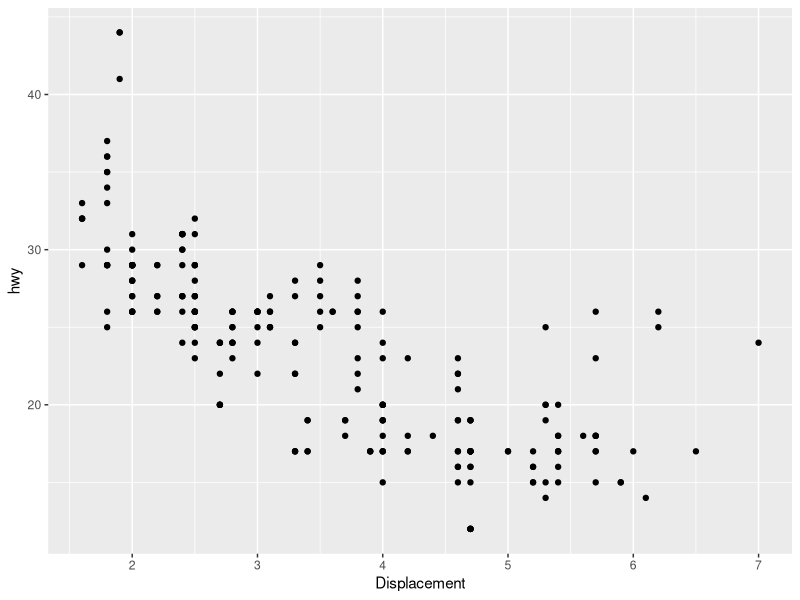
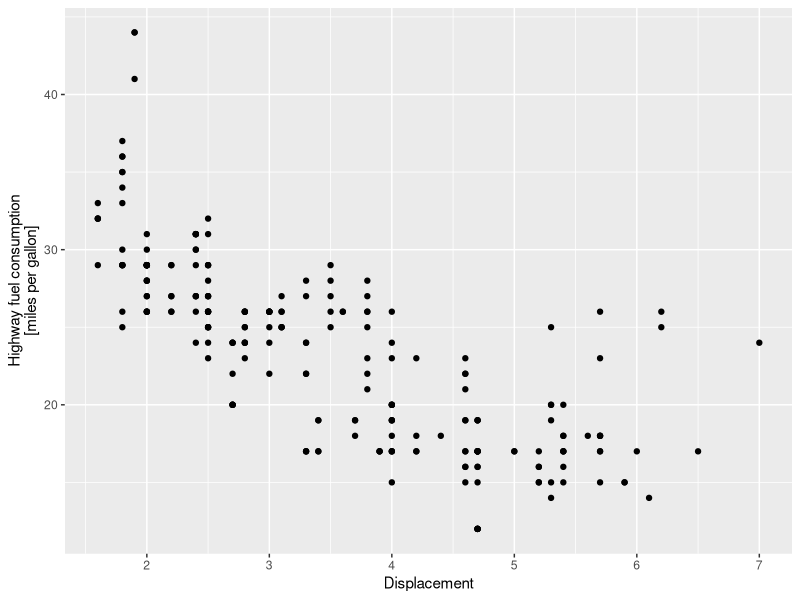
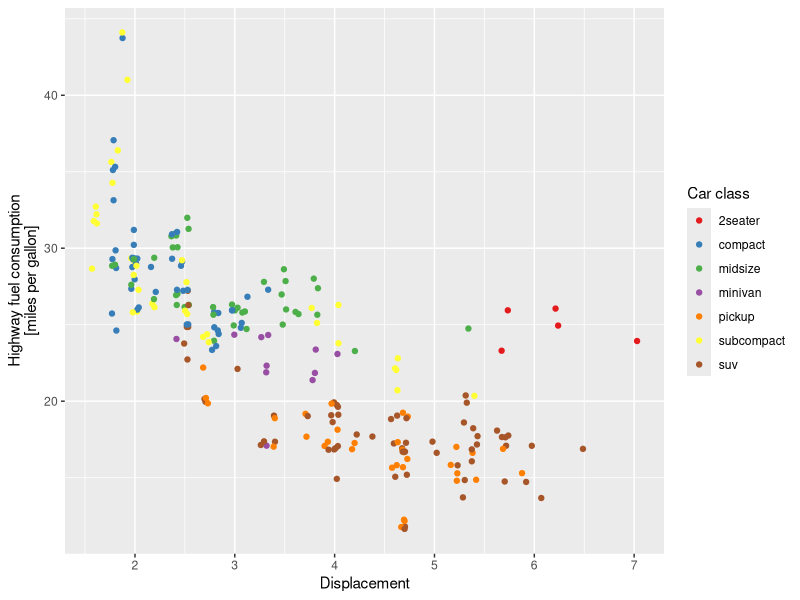
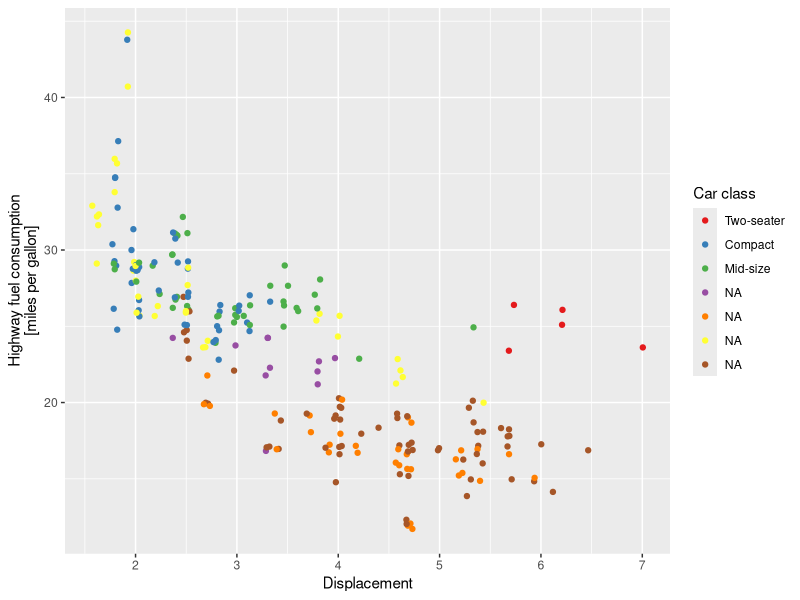
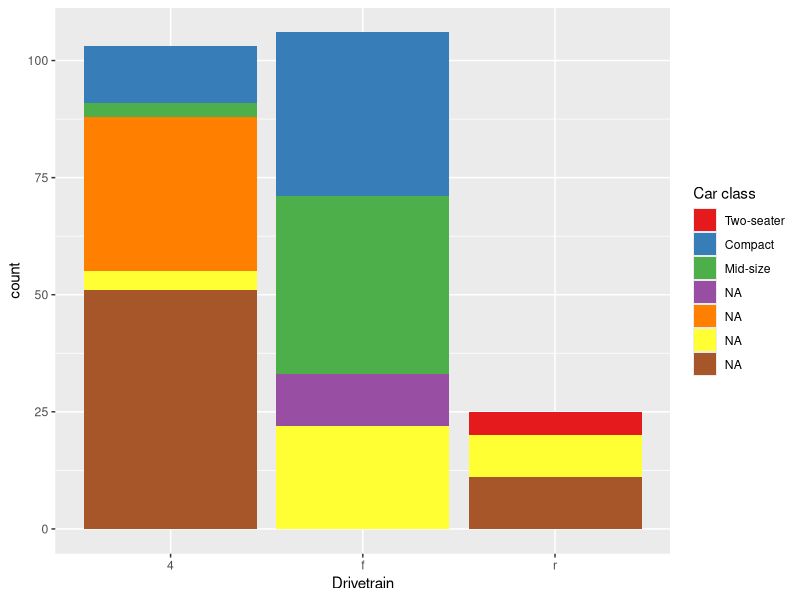
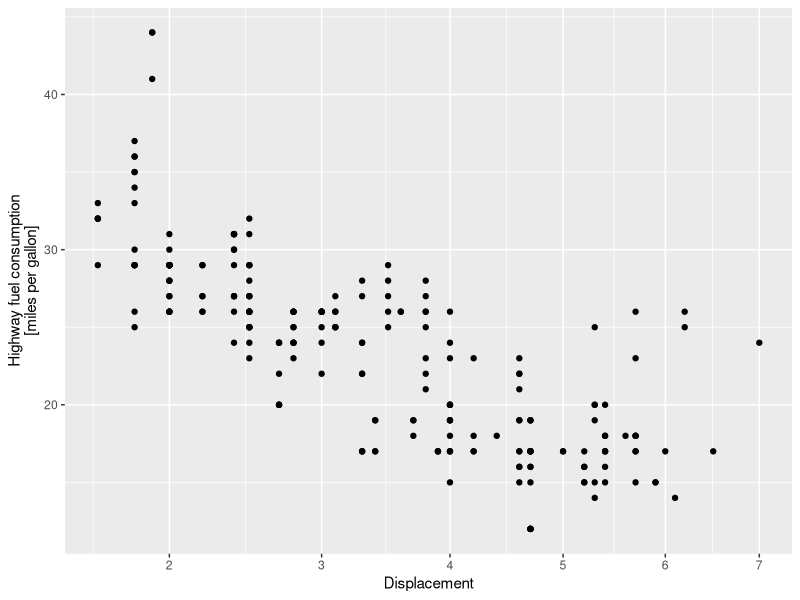

Generate these figures, in order, with R:
library(tidyverse)

mpg %>%
  ggplot(aes(x = displ, y = hwy)) +
  geom_point() +
  scale_x_continuous("Displacement")

mpg %>%
  ggplot(aes(x = displ, y = hwy)) +
  geom_point() +
  scale_x_continuous("Displacement") +
  scale_y_continuous("Highway fuel consumption\n[miles per gallon]")

mpg %>%
  ggplot(aes(x = displ, y = hwy, color = class)) +
  geom_jitter() +
  scale_x_continuous("Displacement") +
  scale_y_continuous("Highway fuel consumption\n[miles per gallon]") +
  scale_color_brewer("Car class", palette = "Set1")

my_color_scale <-
  scale_color_brewer(
    "Car class",
    palette = "Set1",
    labels = c("Two-seater", "Compact", "Mid-size")
  )

mpg %>%
  ggplot(aes(x = displ, y = hwy, color = class)) +
  geom_jitter() +
  scale_x_continuous("Displacement") +
  scale_y_continuous("Highway fuel consumption\n[miles per gallon]") +
  my_color_scale

my_fill_scale <-
  scale_fill_brewer(
    "Car class",
    palette = "Set1",
    labels = c("Two-seater", "Compact", "Mid-size")
  )

mpg %>%
  ggplot(aes(x = drv, fill = class)) +
  geom_bar() +
  scale_x_discrete("Drivetrain") +
  my_fill_scale

mpg %>%
  ggplot(aes(x = displ, y = hwy)) +
  geom_point() +
  scale_x_sqrt("Displacement") +
  scale_y_continuous("Highway fuel consumption\n[miles per gallon]")
